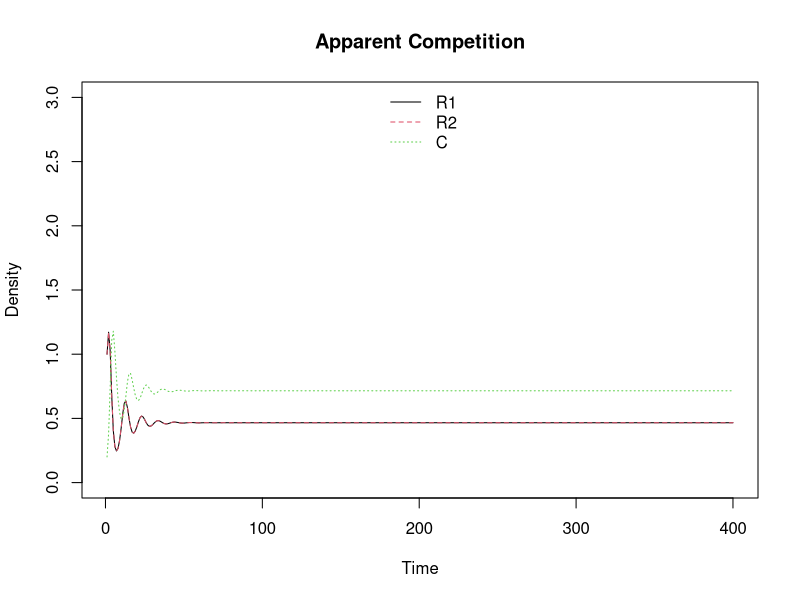

Source code (R):
## ---- chunk 1
require(deSolve)
require(seqinr)
## ---- chunk 2
## Rosenzweig-MacArthur consumer-resource model 
# assumes logistic resource growth and a type 2 functional response by the consumer (i.e. consumption rate saturates with resource density) and predator. This function is necessary for the ordinary differential equation solver, ode() 
RM_apparent <- function(t,y,p) {
  # t,y,p is the necessary format for solving using the ode() function in R
  R1 <- y[1]
  R2 <- y[2]
  C <- y[3]
  with(as.list(p), {
    dR1.dt <- r1 * R1 * (1 - R1 / K1) - a1 * C * R1 / (1 + a1 * h1 * R1)
    dR2.dt <- r2 * R2 * (1 - R2 / K2) - a2 * C * R2 / (1 + a2 * h2 * R2)
    dC.dt <- e1 * a1 * C * R1 / (1 + a1 * h1 * R1) + e2 * a2 * C * R2 / (1 + a2 * h2 * R2)  - dC * C 
    return(list(c(dR1.dt, dR2.dt, dC.dt)))
  })
}
## ---- chunk 3
# state variable values (initial values at beginning of "experiments")
R1 <- R2 <- 1
C <- 0.2
i.state <- c(R1 = R1, R2 = R2, C = C) 
## ---- chunk 4
# parameter values from Fig. 7.3 in Food Webs by Kevin McCann
r1 <- r2 <- 1 # per capita rate of increase in resource
K1 <- K2 <- 2 # carrying capacity
e1 <- e2 <- 0.5 # predator conversion efficiency
h1 <- 0.05 # handling time
h2 <- 0.05
dC <- 0.5 # mortality rate of predator
a1 <- a2 <- 1.1 # attack rate of Consumer

# run the experiment. This experiment essentially solves the model at the initial C and R densities, and takes the new C and R densities and reruns the model, and so on until the end of time.
p.rm1 <- c(r1 = r1, r2 = r2, 
           K1 = K1, K2 = K2,
           e1 = e1, e2 = e2, 
           a1 = a1, a2 = a2,
           h1 = h1, h2 = h2, 
           dC = dC) # create a vector for the parameters for experiment #1
 
Time <- 400 # set time scale
rm1 <- ode(i.state, 1:Time, RM_apparent, p.rm1) # run the experiment 

# replicate Fig. 3a
matplot(rm1[,1], rm1[,c(2,3,4)],
        type = "l", ylab="Density", xlab="Time", ylim=c(0, C*15), main = "Apparent Competition")
legend("top", c("R1","R2", "C"), lty=1:3, col=1:3, bty="n")
